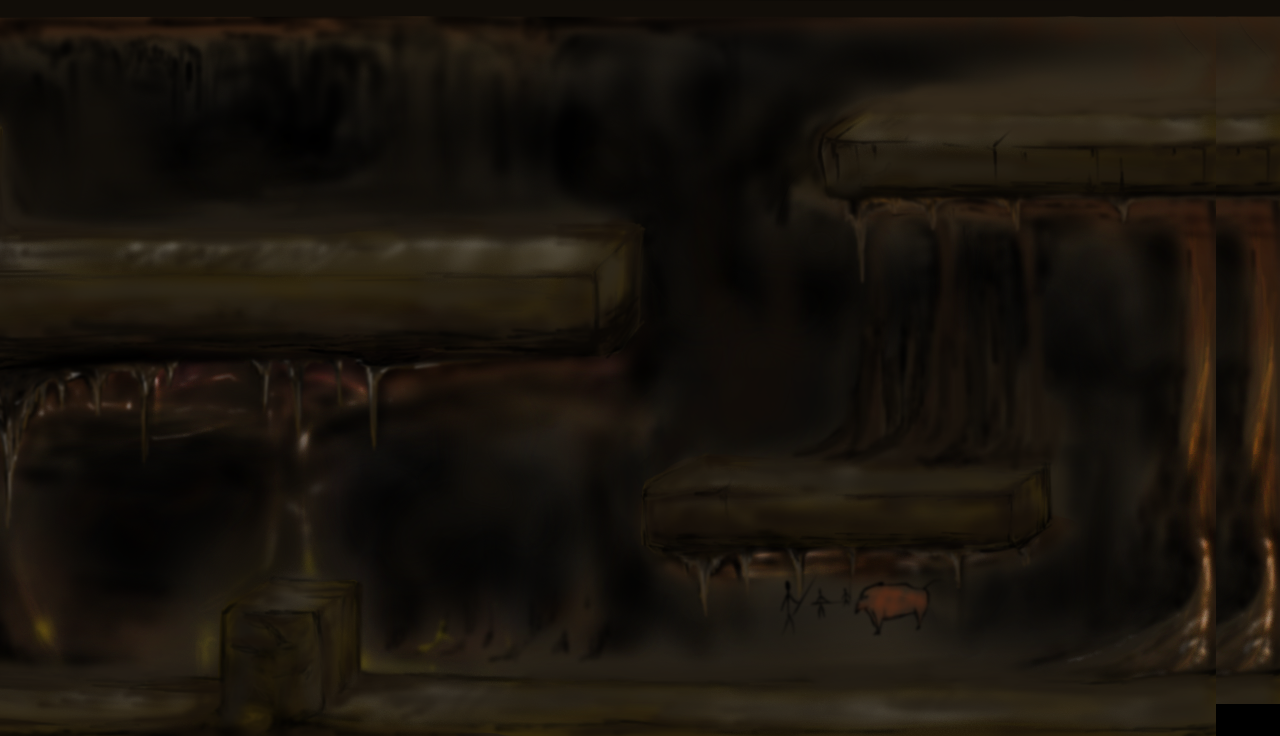

A level layout from a 2D game, rendered from its tile map. Below: a short description, then the map file with tile-grid data replaced by summaries:
An orthogonal 40x23 tile map with 32x32 px tiles, 1 tile layer (Capa de Patrones 1).

<map version="1.0" orientation="orthogonal" width="40" height="23" tilewidth="32" tileheight="32">
 <tileset firstgid="1" name="CaveArenaMode" tilewidth="32" tileheight="32">
  <image source="CaveArenaMode.png" width="1280" height="736" />
 </tileset>
 <layer name="Capa de Patrones 1" width="40" height="23">
  <data>[920 cells, 918 non-empty, 874 distinct tile ids]</data>
 </layer>
</map>
